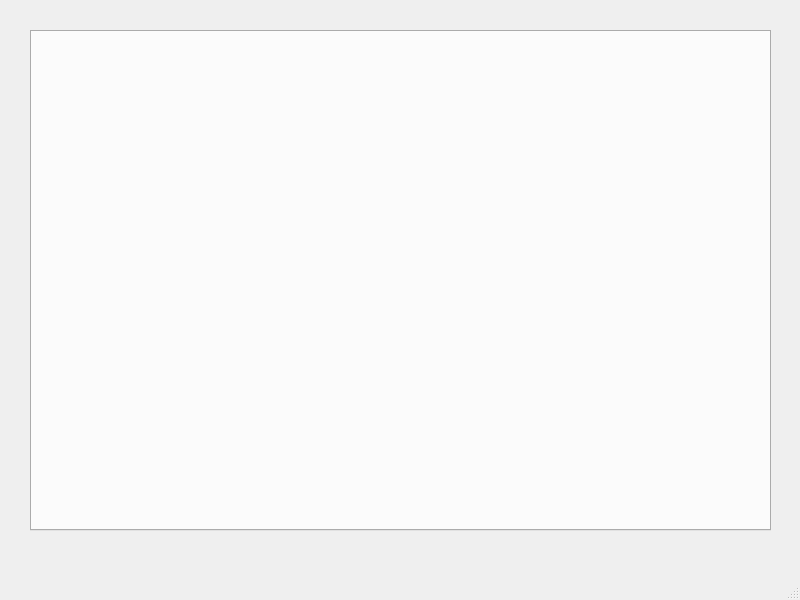
<?xml version="1.0" encoding="UTF-8"?>
<ui version="4.0">
 <class>MainWindow</class>
 <widget class="QMainWindow" name="MainWindow">
  <property name="geometry">
   <rect>
    <x>0</x>
    <y>0</y>
    <width>800</width>
    <height>600</height>
   </rect>
  </property>
  <property name="windowTitle">
   <string>MainWindow</string>
  </property>
  <widget class="QWidget" name="centralwidget">
   <widget class="QTabWidget" name="tabWidget">
    <property name="enabled">
     <bool>true</bool>
    </property>
    <property name="geometry">
     <rect>
      <x>30</x>
      <y>30</y>
      <width>741</width>
      <height>501</height>
     </rect>
    </property>
    <property name="currentIndex">
     <number>-1</number>
    </property>
   </widget>
  </widget>
  <widget class="QMenuBar" name="menubar">
   <property name="geometry">
    <rect>
     <x>0</x>
     <y>0</y>
     <width>800</width>
     <height>26</height>
    </rect>
   </property>
  </widget>
  <widget class="QStatusBar" name="statusbar"/>
 </widget>
 <resources/>
 <connections/>
</ui>
